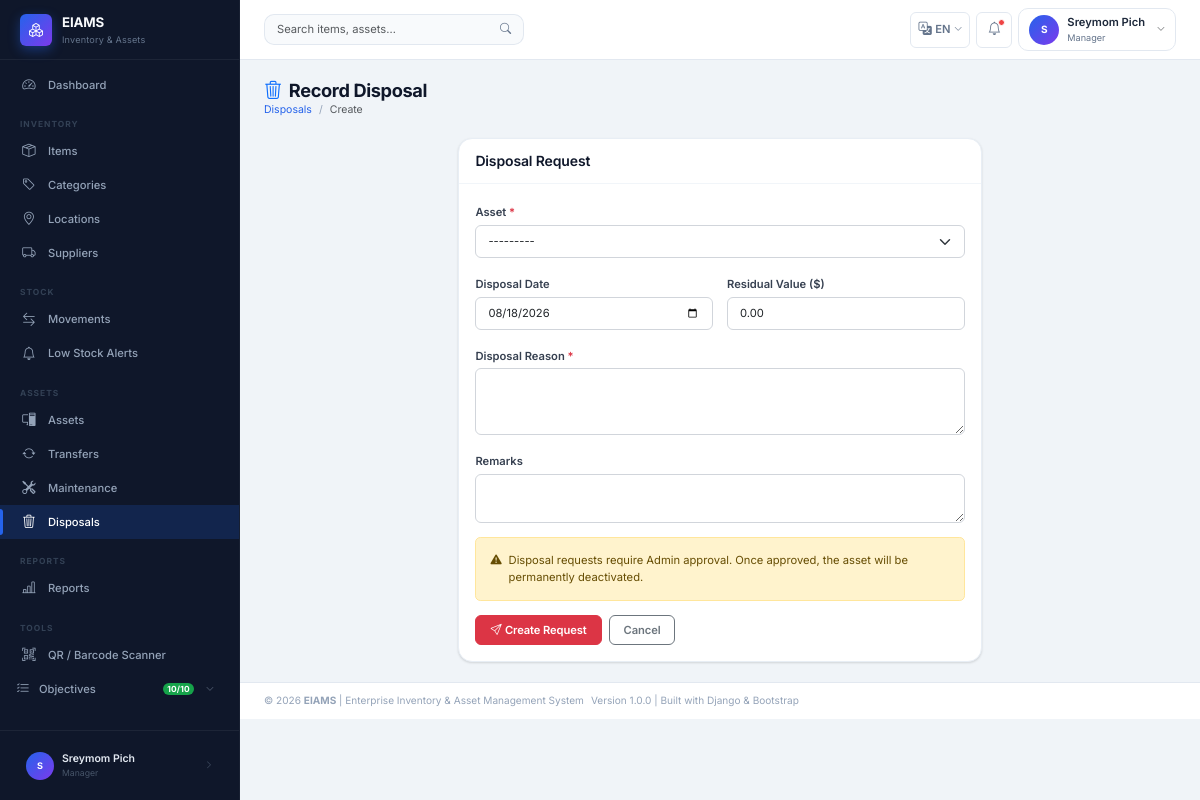
Before: /assets/disposals/create/ (signed in) with the older database file.
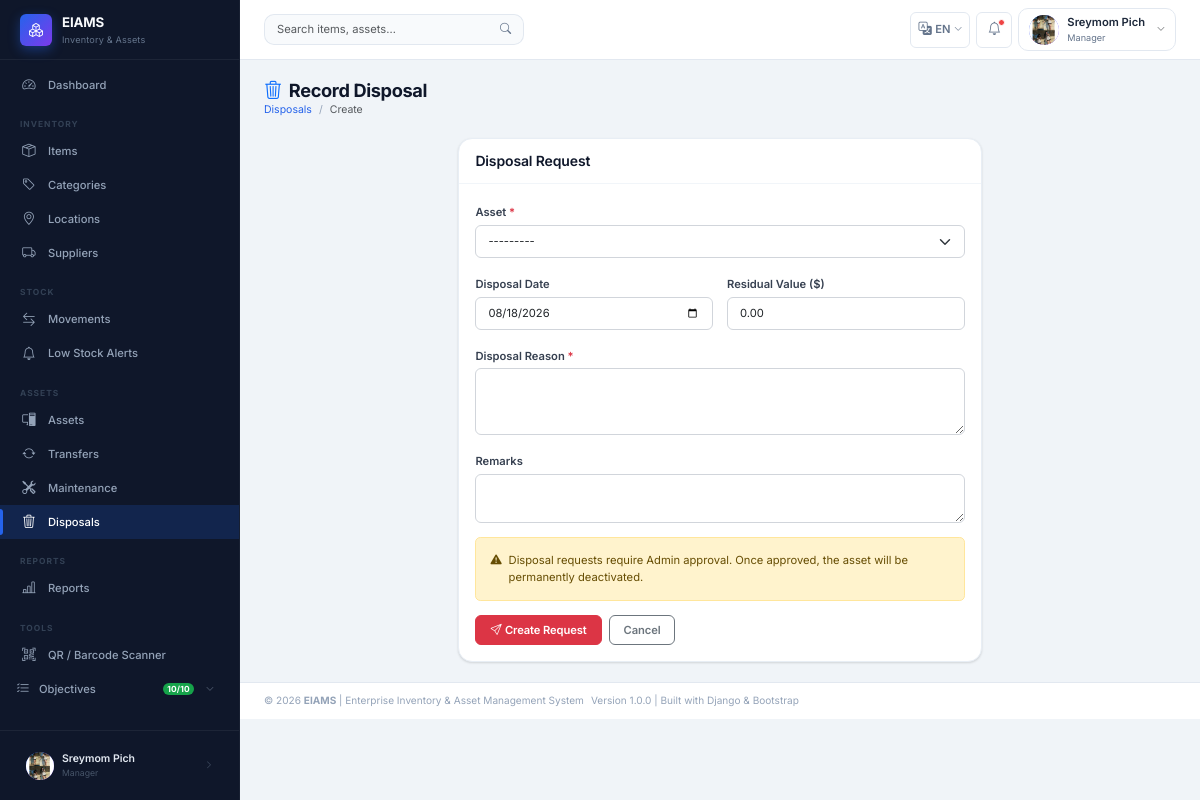
After: the same page with the newer database file.
### apps/accounts/models.py (models this page shows, shortened)
class User(AbstractUser):
    STATUS_ACTIVE   = 'Active'
    STATUS_INACTIVE = 'Inactive'
    STATUS_CHOICES  = [
        (STATUS_ACTIVE,   'Active'),
        (STATUS_INACTIVE, 'Inactive'),
    ]
    GENDER_MALE   = 'Male'
    GENDER_FEMALE = 'Female'
    GENDER_OTHER  = 'Other'
    GENDER_CHOICES = [
        (GENDER_MALE,   'Male'),
        (GENDER_FEMALE, 'Female'),
        (GENDER_OTHER,  'Other'),
    ]
    role        = models.ForeignKey(
        Role,
        on_delete=models.PROTECT,    # Prevent role deletion if users exist
        null=True,
        blank=True,
        related_name='users',
        verbose_name='Role',
        help_text='Assigned system role for access control'
    )
    full_name   = models.CharField(
        max_length=100,
        verbose_name='Full Name',
        help_text='User\'s full display name'
    )
    gender      = models.CharField(
        max_length=10,
        choices=GENDER_CHOICES,
        blank=True,
        null=True,
        verbose_name='Gender'
    )
    phone       = models.CharField(
        max_length=20,
        blank=True,
        null=True,
        verbose_name='Phone Number'
    )
    email       = models.EmailField(
        unique=True,
        verbose_name='Email Address'
    )
    department  = models.CharField(
        max_length=100,
        blank=True,
        null=True,
        verbose_name='Department',
        help_text='Organizational department the user belongs to'
    )
    status      = models.CharField(
        max_length=20,
        choices=STATUS_CHOICES,
        default=STATUS_ACTIVE,
        verbose_name='Account Status'
    )
    profile_pic = models.ImageField(
        upload_to='profiles/',
        blank=True,
        null=True,
        verbose_name='Profile Picture'
    )
    class Meta:
        verbose_name        = 'User'
        verbose_name_plural = 'Users'
        ordering            = ['full_name']
    def get_role_name(self):
        return self.role.role_name if self.role else 'No Role'
    def is_super_admin(self):
        return self.role and self.role.role_name == Role.SUPER_ADMIN
    def is_admin_or_above(self):
        return self.role and self.role.is_admin_or_above()

class Role(models.Model):
    SUPER_ADMIN = 'Super Admin'
    ADMIN       = 'Admin'
    MANAGER     = 'Manager'
    STAFF       = 'Staff'
    ROLE_CHOICES = [
        (SUPER_ADMIN, 'Super Admin'),
        (ADMIN,       'Admin'),
        (MANAGER,     'Manager'),
        (STAFF,       'Staff'),
    ]
    role_name   = models.CharField(
        max_length=50,
        unique=True,
        choices=ROLE_CHOICES,
        verbose_name='Role Name',
        help_text='System role: Super Admin / Admin / Manager / Staff'
    )
    description = models.TextField(
        blank=True,
        null=True,
        verbose_name='Description',
        help_text='Detailed description of this role and its permissions'
    )
    created_at  = models.DateTimeField(auto_now_add=True)
    updated_at  = models.DateTimeField(auto_now=True)
    class Meta:
        verbose_name        = 'Role'
        verbose_name_plural = 'Roles'
        ordering            = ['role_name']
    def is_admin_or_above(self):
        return self.role_name in [self.SUPER_ADMIN, self.ADMIN]

### apps/assets/views.py (the view, shortened to what this page needs)
# urls.py: path('disposals/create/',            views.DisposalCreateView.as_view(),  name='disposal_create'),
class DisposalCreateView(LoginRequiredMixin, View):
    def get(self, request):
        from django.shortcuts import render
        form = DisposalForm()
        return render(request, 'assets/disposal_form.html', {
            'form': form,
            'page_title': 'Record Disposal',
            'action': 'Create',
        })

### apps/assets/forms.py
class DisposalForm(forms.ModelForm):
    class Meta:
        model = AssetDisposal
        fields = [
            "asset",
            "disposal_date",
            "disposal_value",
            "disposal_reason",
            "remarks",
        ]
        widgets = {
            "asset":           forms.Select(attrs={"class": "form-select"}),
            "disposal_date":   forms.DateInput(attrs={"class": "form-control", "type": "date"}),
            "disposal_value":  forms.NumberInput(attrs={"class": "form-control", "step": "0.01", "min": "0"}),
            "disposal_reason": forms.Textarea(attrs={"class": "form-control", "rows": 3}),
            "remarks":         forms.Textarea(attrs={"class": "form-control", "rows": 2}),
        }
    def __init__(self, *args, **kwargs):
        super().__init__(*args, **kwargs)
        self.fields["remarks"].required = False
        if not self.instance.pk:
            self.fields["disposal_value"].initial = Decimal("0.00")

### apps/assets/models.py (called while the page is built)
    def __str__(self):
        return f"{self.asset_code} — {self.asset_name}"

### templates/assets/disposal_form.html (shortened to what this page needs)
{% extends "base.html" %}
{% block content %}
<div class="page-header">
  <div>
    <h1><i class="bi bi-trash3 me-2 text-primary"></i>{{ page_title }}</h1>
    <nav aria-label="breadcrumb"><ol class="breadcrumb">
      <li class="breadcrumb-item"><a href="{% url 'assets:disposal_list' %}">Disposals</a></li>
      <li class="breadcrumb-item active">{{ action }}</li>
    </ol></nav>
  </div>
</div>
<div class="row justify-content-center">
  <div class="col-lg-7">
    <div class="card">
      <div class="card-header"><h6 class="mb-0">Disposal Request</h6></div>
      <div class="card-body">
        <form method="post">
          <div class="row g-3">
            <div class="col-12">
              <label class="form-label">Asset <span class="text-danger">*</span></label>
              {{ form.asset }}
            </div>
            <div class="col-md-6">
              <label class="form-label">Disposal Date</label>
              {{ form.disposal_date }}
            </div>
            <div class="col-md-6">
              <label class="form-label">Residual Value ($)</label>
              {{ form.disposal_value }}
            </div>
            <div class="col-12">
              <label class="form-label">Disposal Reason <span class="text-danger">*</span></label>
              {{ form.disposal_reason }}
            </div>
            <div class="col-12">
              <label class="form-label">Remarks</label>
              {{ form.remarks }}
            </div>
          </div>
          <div class="alert alert-warning mt-3 d-flex gap-2" style="font-size:.8rem;">
            <i class="bi bi-exclamation-triangle-fill"></i>
            Disposal requests require Admin approval. Once approved, the asset will be permanently deactivated.
          </div>
          <div class="mt-3 d-flex gap-2">
            <button type="submit" class="btn btn-danger"><i class="bi bi-send me-1"></i>{{ action }} Request</button>
            <a href="{% url 'assets:disposal_list' %}" class="btn btn-outline-secondary">Cancel</a>
          </div>
        </form>
      </div>
    </div>
  </div>
</div>
{% endblock %}

### templates/includes/sidebar.html (shortened to what the changed rows need)
{% load static i18n %}
<aside class="sidebar" id="sidebar" role="navigation" aria-label="Main navigation">
  <div class="sidebar-footer">
    <a href="{% url 'accounts:profile' %}" class="sidebar-user-pill" title="My Profile">
      <div class="user-avatar" style="width:28px;height:28px;font-size:.65rem;" aria-hidden="true">
        {% if user.profile_pic %}<img src="{{ user.profile_pic.url }}" alt="">
        {% else %}{{ user.full_name|first|upper }}{% endif %}
      </div>
      <div style="min-width:0;flex:1;">
        <div style="color:#e2e8f0;font-size:.75rem;font-weight:600;white-space:nowrap;overflow:hidden;text-overflow:ellipsis;">
          {{ user.full_name|truncatechars:18 }}
        </div>
        <div class="sidebar-user-role">{{ user.get_role_name|default:"No Role" }}</div>
      </div>
      <i class="bi bi-chevron-right" style="color:#475569;font-size:.6rem;" aria-hidden="true"></i>
    </a>
  </div>
</aside>

### templates/includes/navbar.html (shortened to what this page needs)
{% load static i18n %}
<header class="topbar" id="topbar" role="banner">
  <div class="topbar-search d-none d-md-flex" role="search">
    <form action="{% url 'inventory:item_list' %}" method="get" aria-label="{% trans 'Search' %}">
      <div class="input-group">
        <input type="search" name="q" class="form-control"
               placeholder="{% trans 'Search items, assets…' %}"
               value="{{ request.GET.q }}" aria-label="{% trans 'Search' %}">
        <button type="submit" class="btn btn-outline-secondary" aria-label="{% trans 'Submit search' %}">
          <i class="bi bi-search" aria-hidden="true"></i>
        </button>
      </div>
    </form>
  </div>
  <div class="topbar-actions" role="complementary">
    {% include "includes/language_switcher.html" %}
    <div class="dropdown">
      <button class="topbar-icon-btn" data-bs-toggle="dropdown"
              aria-label="{% trans 'Notifications' %}" aria-haspopup="true" aria-expanded="false">
        <i class="bi bi-bell" aria-hidden="true"></i>
        {% if unread_notification_count and unread_notification_count > 0 %}
          <span class="notif-badge" aria-label="{{ unread_notification_count }} unread"></span>
        {% endif %}
      </button>
    </div>
    <div class="dropdown">
      <button class="user-dropdown-btn" data-bs-toggle="dropdown"
              aria-label="{% trans 'User menu' %}" aria-haspopup="true" aria-expanded="false">
        <div class="user-avatar" aria-hidden="true">
          {% if user.profile_pic %}
            <img src="{{ user.profile_pic.url }}" alt="{{ user.full_name }}">
          {% else %}
            {{ user.full_name|first|upper }}
          {% endif %}
        </div>
        <div class="d-none d-sm-block text-start">
          <div class="user-name">{{ user.full_name|truncatechars:16 }}</div>
          <div class="user-role">{{ user.get_role_name }}</div>
        </div>
        <i class="bi bi-chevron-down text-muted ms-1" style="font-size:.6rem;" aria-hidden="true"></i>
      </button>
    </div>
  </div>
</header>

Changed rows visible on the page:
changed User "Sreymom Pich": profile_pic: picture added; full_name|first "S" → (not shown)
